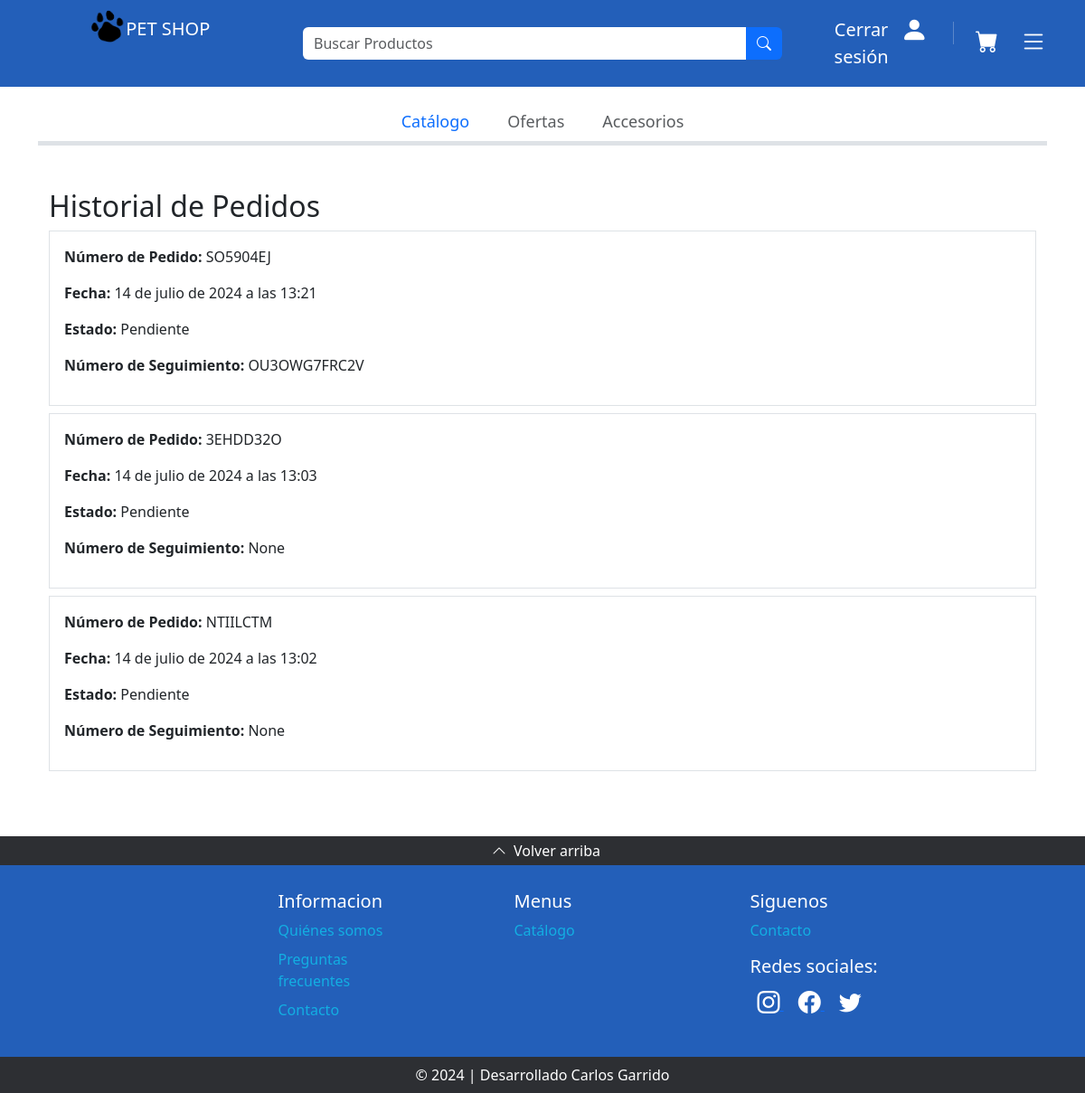
The page /pedidos/ (signed in) on the database its author committed.
### core/models.py (models this page shows, shortened)
class Pedido(models.Model):
    ESTADO_PEDIDO = [
        ('pendiente', 'Pendiente'),
        ('enviado', 'Enviado'),
        ('entregado', 'Entregado'),
        ('cancelado', 'Cancelado'),
    ]
    usuario = models.ForeignKey(User, on_delete=models.CASCADE)
    codigo_aleatorio = models.CharField(max_length=100, unique=True)
    fecha_actual = models.DateTimeField(auto_now_add=True)
    estado = models.CharField(max_length=10, choices=ESTADO_PEDIDO, default='pendiente')
    numero_seguimiento = models.CharField(max_length=100, blank=True, null=True)  # Para el número de seguimiento del despacho

### core/views.py (the view)
# urls.py: path('pedidos/', views.historial_compras, name='historial_compras'),
def historial_compras(request):
    if not request.user.is_authenticated:
        return redirect('login')
    pedidos = Pedido.objects.filter(usuario=request.user).order_by('-fecha_actual')
    return render(request, 'historial_compras.html', {'pedidos': pedidos})

### core/templates/historial_compras.html
{% extends 'base.html' %}
{% block content %}
<div class="container my-5">
    <h2>Historial de Pedidos</h2>
    <ul class="list-unstyled">
        {% for pedido in pedidos %}
        <li>
            <div class="border p-3 mb-2">
                <p><strong>Número de Pedido:</strong> {{ pedido.codigo_aleatorio }}</p>
                <p><strong>Fecha:</strong> {{ pedido.fecha_actual }}</p>
                <p><strong>Estado:</strong> {{ pedido.get_estado_display }}</p>
                <p><strong>Número de Seguimiento:</strong> {{ pedido.numero_seguimiento }}</p>
            </div>
        </li>
        {% empty %}
        <p>No tienes pedidos anteriores.</p>
        {% endfor %}
    </ul>
</div>
{% endblock %}

### rows shown on the page
Pedido: codigo_aleatorio "SO5904EJ", fecha_actual "14 de julio de 2024 a las 13:21", estado "Pendiente", numero_seguimiento "OU3OWG7FRC2V"
Pedido: codigo_aleatorio "3EHDD32O", fecha_actual "14 de julio de 2024 a las 13:03", estado "Pendiente", numero_seguimiento "None"
Pedido: codigo_aleatorio "NTIILCTM", fecha_actual "14 de julio de 2024 a las 13:02", estado "Pendiente", numero_seguimiento "None"
